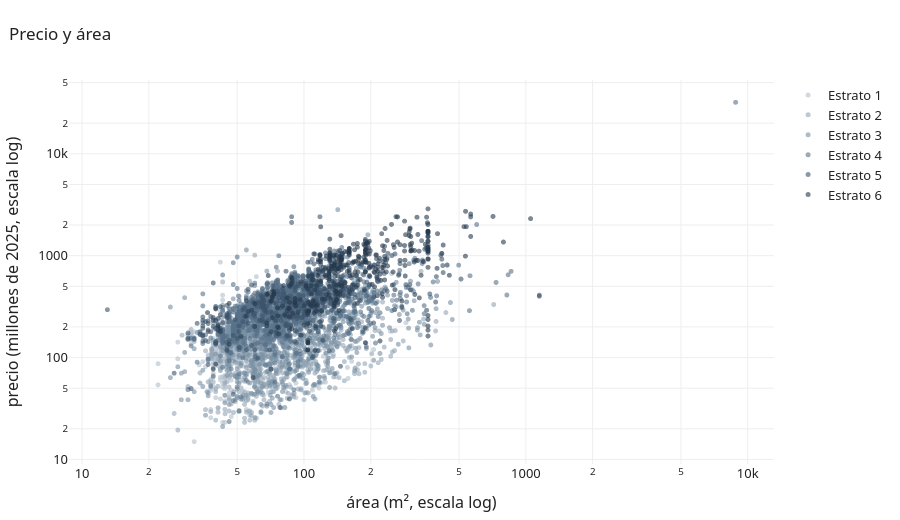

The notebook cell saved with this chart:
### Markdown cell above
## Precio y área

### Code cell
m = viv[viv.estrato.isin(ESTRATOS)].sample(6000, random_state=1)
fig = px.scatter(m, x="area", y="precio_M", color="estrato_txt", log_x=True, log_y=True, opacity=0.6,
                 category_orders={"estrato_txt": NOMBRES_ESTRATO}, color_discrete_sequence=COLORES_ESTRATO,
                 custom_data=["barrio_txt", "precio_txt"],
                 labels={"area": "área (m², escala log)", "precio_M": "precio (millones de 2025, escala log)",
                         "estrato_txt": ""})
fig.update_traces(marker_size=5, hovertemplate="<b>%{customdata[0]}</b><br>%{x:.0f} m²<br>%{customdata[1]}<extra></extra>")
mostrar(fig, "Precio y área", alto=520)

rho, p = stats.spearmanr(viv.precio_real, viv.area)
z, ee = np.arctanh(rho), 1 / np.sqrt(len(viv) - 3)
li, ls = np.tanh([z - 1.96 * ee, z + 1.96 * ee])
anotar("¿El precio sube con el área?", "Correlación de Spearman", rho, p,
       f"rho = {rho:.2f} (IC 95%: {li:.2f} a {ls:.2f})")

### Figure 1 — Plotly figure (JSON) as saved in the notebook; plotly's stock layout.template omitted (floating-point values rounded to 4 significant figures; data arrays with more than 128 entries replaced by an {"elided": "..."} marker saying what was removed)
{"data": [{"customdata": {"elided": "1426x2 str values"}, "hovertemplate": "<b>%{customdata[0]}</b><br>%{x:.0f} m²<br>%{customdata[1]}<extra></extra>", "legendgroup": "Estrato 1", "marker": {"color": "#B3C0CC", "opacity": 0.6, "size": 5, "symbol": "circle"}, "mode": "markers", "name": "Estrato 1", "showlegend": true, "type": "scattergl", "x": {"elided": "1426 float values"}, "xaxis": "x", "y": {"elided": "1426 float values"}, "yaxis": "y"}, {"customdata": {"elided": "624x2 str values"}, "hovertemplate": "<b>%{customdata[0]}</b><br>%{x:.0f} m²<br>%{customdata[1]}<extra></extra>", "legendgroup": "Estrato 2", "marker": {"color": "#93A5B5", "opacity": 0.6, "size": 5, "symbol": "circle"}, "mode": "markers", "name": "Estrato 2", "showlegend": true, "type": "scattergl", "x": {"elided": "624 float values"}, "xaxis": "x", "y": {"elided": "624 float values"}, "yaxis": "y"}, {"customdata": {"elided": "1412x2 str values"}, "hovertemplate": "<b>%{customdata[0]}</b><br>%{x:.0f} m²<br>%{customdata[1]}<extra></extra>", "legendgroup": "Estrato 3", "marker": {"color": "#7890A3", "opacity": 0.6, "size": 5, "symbol": "circle"}, "mode": "markers", "name": "Estrato 3", "showlegend": true, "type": "scattergl", "x": {"elided": "1412 float values"}, "xaxis": "x", "y": {"elided": "1412 float values"}, "yaxis": "y"}, {"customdata": {"elided": "1711x2 str values"}, "hovertemplate": "<b>%{customdata[0]}</b><br>%{x:.0f} m²<br>%{customdata[1]}<extra></extra>", "legendgroup": "Estrato 4", "marker": {"color": "#577189", "opacity": 0.6, "size": 5, "symbol": "circle"}, "mode": "markers", "name": "Estrato 4", "showlegend": true, "type": "scattergl", "x": {"elided": "1711 float values"}, "xaxis": "x", "y": {"elided": "1711 float values"}, "yaxis": "y"}, {"customdata": {"elided": "417x2 str values"}, "hovertemplate": "<b>%{customdata[0]}</b><br>%{x:.0f} m²<br>%{customdata[1]}<extra></extra>", "legendgroup": "Estrato 5", "marker": {"color": "#3C546B", "opacity": 0.6, "size": 5, "symbol": "circle"}, "mode": "markers", "name": "Estrato 5", "showlegend": true, "type": "scattergl", "x": {"elided": "417 float values"}, "xaxis": "x", "y": {"elided": "417 float values"}, "yaxis": "y"}, {"customdata": {"elided": "410x2 str values"}, "hovertemplate": "<b>%{customdata[0]}</b><br>%{x:.0f} m²<br>%{customdata[1]}<extra></extra>", "legendgroup": "Estrato 6", "marker": {"color": "#24384C", "opacity": 0.6, "size": 5, "symbol": "circle"}, "mode": "markers", "name": "Estrato 6", "showlegend": true, "type": "scattergl", "x": {"elided": "410 float values"}, "xaxis": "x", "y": {"elided": "410 float values"}, "yaxis": "y"}], "layout": {"height": 520, "legend": {"title": {"text": ""}, "tracegroupgap": 0}, "title": {"text": "Precio y área"}, "xaxis": {"anchor": "y", "domain": [0, 1], "title": {"text": "área (m², escala log)"}, "type": "log"}, "yaxis": {"anchor": "x", "domain": [0, 1], "title": {"text": "precio (millones de 2025, escala log)"}, "type": "log"}}}
